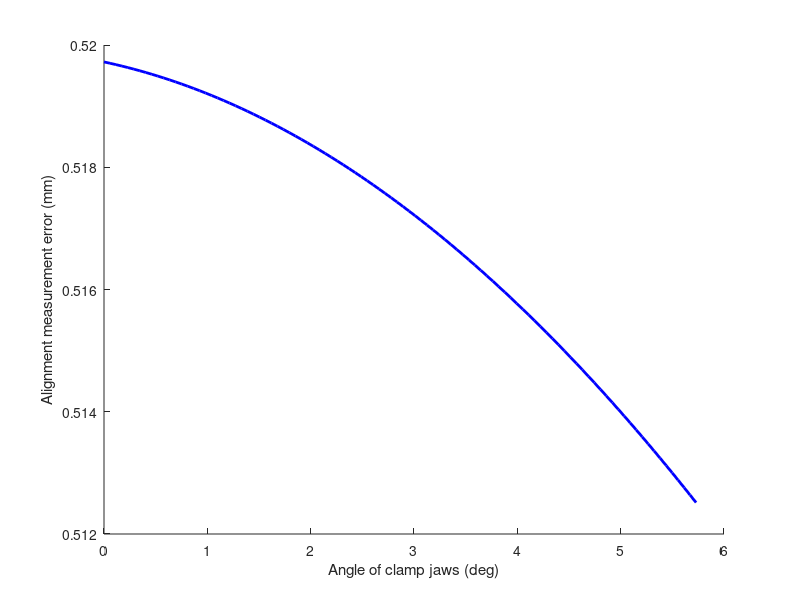

Reproduce this figure in MATLAB. (Note: this script raises an error after producing the figure.)
%% Alignment QC Error Analysis

off_dis = 5;            % Length apart for edge identification
p2mm = 10;
th_an = 0.875/13;

Err_an = @(t) atan(((off_dis*tan(t)) + (2/p2mm))/off_dis) - t;
an_range = linspace(0,0.1);

figure(1)
hold on
% subplot(1,2,1)
% plot((180/pi)*an_range, (180/pi)*Err_an(an_range))
% xlabel('Angle of clamp jaws (deg)')
% ylabel('Angle measurement error (deg)')
% xline((180/pi)*th_an)
% hold off
% 
% subplot(1,2,2)
% hold on
plot((180/pi)*an_range, 13*Err_an(an_range), 'LineWidth', 2, 'Color',...
    'blue', 'DisplayName', 'Error due to resolution')
xlabel('Angle of clamp jaws (deg)')
ylabel('Alignment measurement error (mm)')
xline((180/pi)*th_an,  ':', 'DisplayName', "Error at threshold angle", ...
    "LineWidth", 1, "Color", [1,0,1])
title(['Error in distance reading vs angle between jaws ' ...
    '(resolution = 10pixels/mm)'])

legend show
hold off

%%

syms v_ref v_check
% v_check = [1,1];
theta = @(v_ref) acos(dot(v_ref, v_check)/(norm(v_ref)*norm(v_check)));
diff(acos(dot(v_ref, v_check)/(norm(v_ref)*norm(v_check))))



